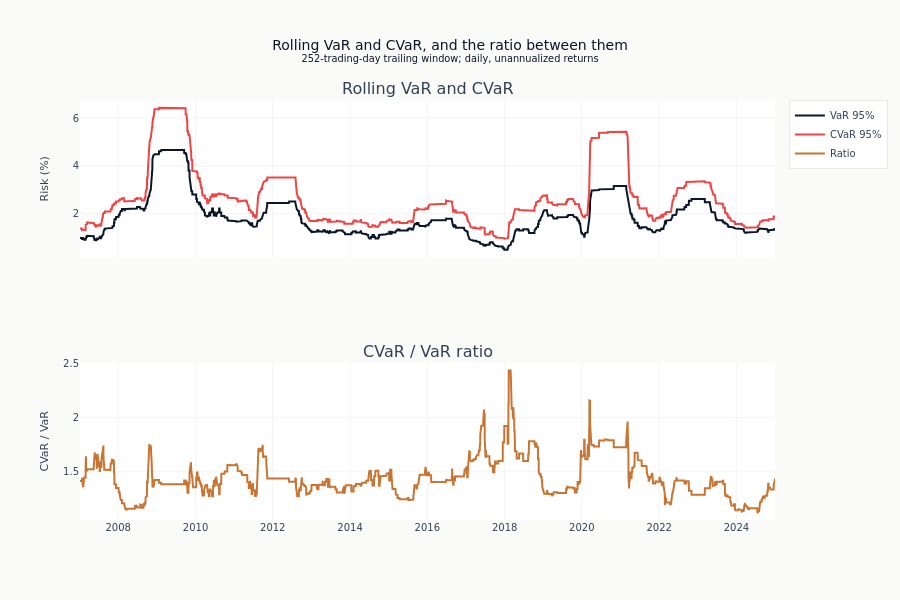

Notebook code cell kept with this figure:
### Markdown cell above
Both series use a trailing 252-trading-day window of daily, unannualized returns. The lower
panel normalizes expected shortfall by VaR to show changes in tail severity that are not
explained by a larger loss threshold alone.

### Code cell
fig.add_trace(
    go.Scatter(
        x=rolling_dates,
        y=rolling_cvar * 100,
        mode="lines",
        name="CVaR 95%",
        line=dict(color=COLORS["negative"]),
    ),
    row=1,
    col=1,
)
fig.add_trace(
    go.Scatter(
        x=rolling_dates,
        y=rolling_cvar / rolling_var,
        mode="lines",
        name="Ratio",
        line=dict(color=COLORS["copper"]),
    ),
    row=2,
    col=1,
)
fig.update_yaxes(title_text="Risk (%)", row=1, col=1)
fig.update_yaxes(title_text="CVaR / VaR", row=2, col=1)
fig.update_layout(
    title=(
        "Rolling VaR and CVaR, and the ratio between them"
        "<br><sup>252-trading-day trailing window; daily, unannualized returns</sup>"
    ),
    height=600,
)
show_plotly_with_alt(
    fig,
    "Two stacked panels over the full sample. The upper shows rolling VaR and CVaR moving together, spiking in 2008 and 2020. The lower shows their ratio, which stays above one throughout and moves independently of the level above it.",
)

### Figure 1 — Plotly figure (JSON) as saved in the notebook; plotly's stock layout.template omitted (floating-point values rounded to 4 significant figures; data arrays with more than 128 entries replaced by an {"elided": "..."} marker saying what was removed)
{"data": [{"line": {"color": "#0a1628"}, "mode": "lines", "name": "VaR 95%", "type": "scatter", "x": {"elided": "4528 str values"}, "xaxis": "x", "y": {"elided": "4528 float values"}, "yaxis": "y"}, {"line": {"color": "#ef4444"}, "mode": "lines", "name": "CVaR 95%", "type": "scatter", "x": {"elided": "4528 str values"}, "xaxis": "x", "y": {"elided": "4528 float values"}, "yaxis": "y"}, {"line": {"color": "#C87533"}, "mode": "lines", "name": "Ratio", "type": "scatter", "x": {"elided": "4528 str values"}, "xaxis": "x2", "y": {"elided": "4528 float values"}, "yaxis": "y2"}], "layout": {"annotations": [{"font": {"size": 16}, "showarrow": false, "text": "Rolling VaR and CVaR", "x": 0.5, "xanchor": "center", "xref": "paper", "y": 1.0, "yanchor": "bottom", "yref": "paper"}, {"font": {"size": 16}, "showarrow": false, "text": "CVaR / VaR ratio", "x": 0.5, "xanchor": "center", "xref": "paper", "y": 0.375, "yanchor": "bottom", "yref": "paper"}], "height": 600, "title": {"text": "Rolling VaR and CVaR, and the ratio between them<br><sup>252-trading-day trailing window; daily, unannualized returns</sup>"}, "xaxis": {"anchor": "y", "domain": [0.0, 1.0], "matches": "x2", "showticklabels": false}, "xaxis2": {"anchor": "y2", "domain": [0.0, 1.0]}, "yaxis": {"anchor": "x", "domain": [0.625, 1.0], "title": {"text": "Risk (%)"}}, "yaxis2": {"anchor": "x2", "domain": [0.0, 0.375], "title": {"text": "CVaR / VaR"}}}}
